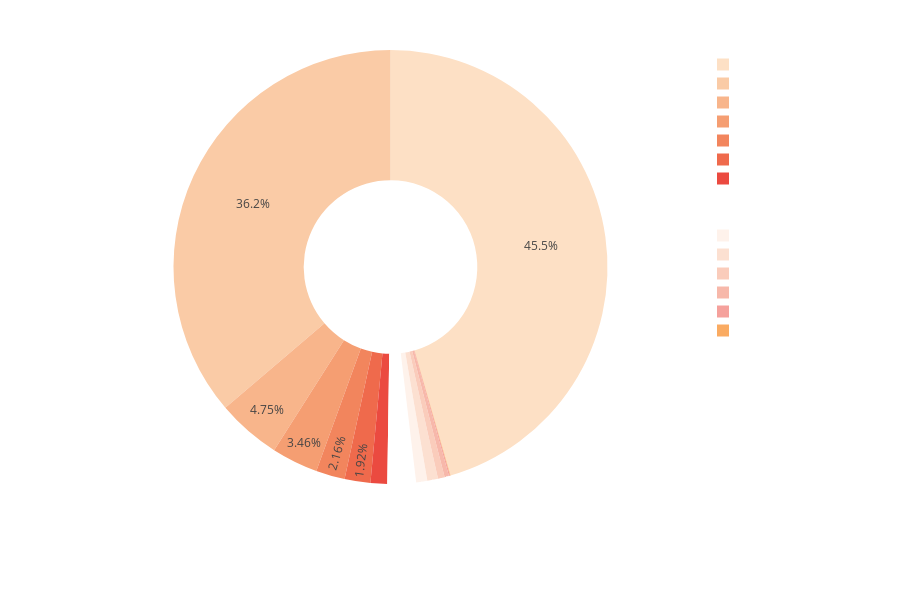

Notebook cell for this chart:
### Code cell
pie_fig = px.pie(sentiment_overall_agg, values='count', 
            names='GCC_NAME21', 
            title='Sentiment Count by Area',
            color_discrete_sequence=px.colors.sequential.Peach,
            height=616,
            hole=0.4)
pie_fig.update_layout(
                margin={"r":0,"t":50,"l":0,"b":0},
                paper_bgcolor='rgba(0,0,0,0)', 
                plot_bgcolor='rgba(0,0,0,0)',
                font_color='#FFFFFF')
# pie_fig.show() #comment this out for flask app

### Figure 1 — Plotly figure (JSON) as saved in the notebook; plotly's stock layout.template omitted (floating-point values rounded to 4 significant figures)
{"data": [{"domain": {"x": [0, 1], "y": [0, 1]}, "hole": 0.4, "hovertemplate": "GCC_NAME21=%{label}<br>count=%{value}<extra></extra>", "labels": ["Australian Capital Territory", "Greater Adelaide", "Greater Brisbane", "Greater Darwin", "Greater Hobart", "Greater Melbourne", "Greater Perth", "Greater Sydney", "Rest of NSW", "Rest of NT", "Rest of Qld", "Rest of SA", "Rest of Tas.", "Rest of Vic.", "Rest of WA"], "legendgroup": "", "name": "", "showlegend": true, "type": "pie", "values": [37, 117, 28, 1, 27, 1542, 42, 1227, 65, 11, 35, 161, 17, 73, 3]}], "layout": {"font": {"color": "#FFFFFF"}, "height": 616, "legend": {"tracegroupgap": 0}, "margin": {"b": 0, "l": 0, "r": 0, "t": 50}, "paper_bgcolor": "rgba(0,0,0,0)", "piecolorway": ["rgb(253, 224, 197)", "rgb(250, 203, 166)", "rgb(248, 181, 139)", "rgb(245, 158, 114)", "rgb(242, 133, 93)", "rgb(239, 106, 76)", "rgb(235, 74, 64)"], "plot_bgcolor": "rgba(0,0,0,0)", "title": {"text": "Sentiment Count by Area"}}}
